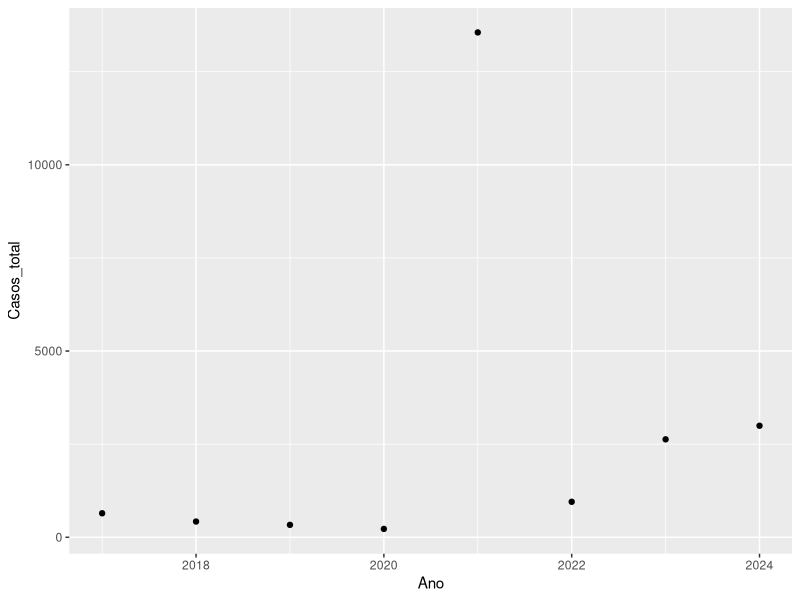
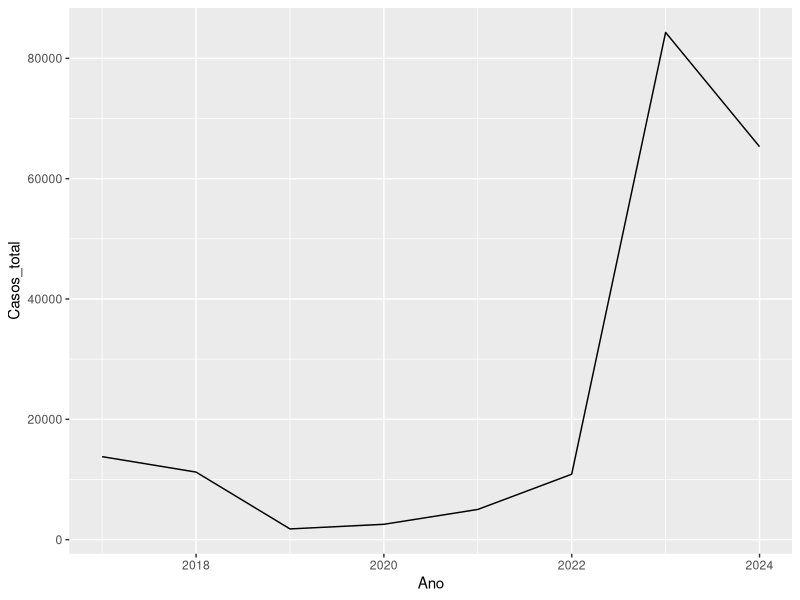
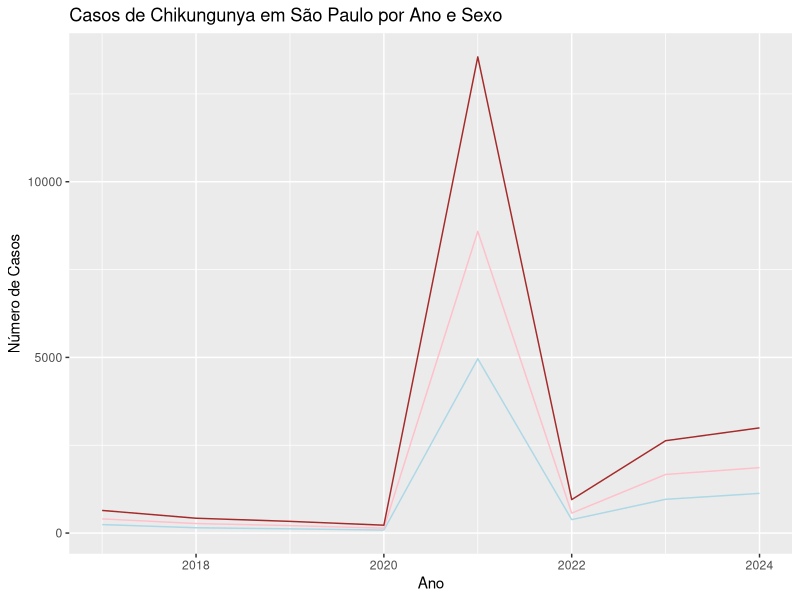
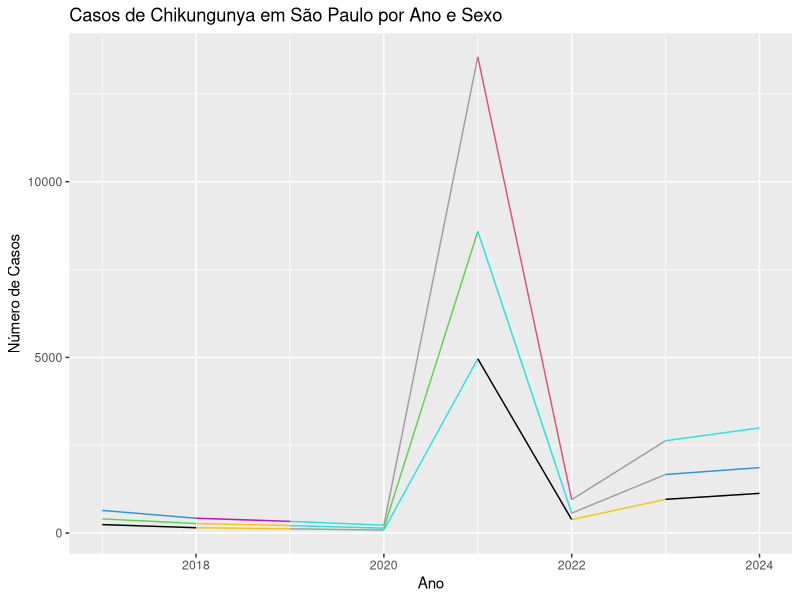

The R source for these figures, in order:
library(ggplot2)
library(dplyr)

dados_chik <- read.csv('dados/dados_chik.csv')

dados_chik$Ano <- as.numeric(dados_chik$Ano)
dados_chik$Casos_total <- as.numeric(dados_chik$Casos_total)
dados_chik$Casos_M_total <- as.numeric(dados_chik$Casos_M_total)
dados_chik$Casos_F_total <- as.numeric(dados_chik$Casos_F_total)

dados_chik%>%
  filter(UF == 'São Paulo')%>%
  ggplot(aes(x = Ano, y = Casos_total))+
  geom_point()

dados_chik%>%
  filter(UF == 'Minas Gerais')%>%
  ggplot(aes(x = Ano, y = Casos_total))+
  geom_line()

View(dados_chik)

nomes_sexo <- c(
  'Masculino' = 'Casos_M_total',
  'Feminino' = 'Casos_F_total',
  'Ambos' = 'Casos_total'
)

cores_sexo <- c('lightblue', 'pink', 'brown')

# Filtrar os dados para São Paulo
dados_sp <- dados_chik %>%
  filter(UF == 'São Paulo')

# Plotar o gráfico de linhas
ggplot(dados_sp, aes(x = Ano)) +
  geom_line(aes_string(y = nomes_sexo['Masculino']), color = 'lightblue') +
  geom_line(aes_string(y = nomes_sexo['Feminino']), color = 'pink') +
  geom_line(aes_string(y = nomes_sexo['Ambos']), color = 'brown') +
  labs(title = 'Casos de Chikungunya em São Paulo por Ano e Sexo',
       x = 'Ano',
       y = 'Número de Casos') +
  scale_color_manual(values = c('lightblue', 'pink', 'brown'), 
                     labels = c('Masculino', 'Feminino', 'Ambos'))





# Definir as cores para cada sexo
cores <- c('lightblue', 'pink', 'brown')

# Criar um gráfico vazio
p <- ggplot(dados_sp, aes(x = Ano))

# Adicionar linhas para cada sexo usando um loop for
for (sexo in nomes_sexo) {
  p <- p + geom_line(aes_string(y = sexo, color = sexo), data = dados_sp) +
    scale_color_manual(values = cores[match(sexo, nomes_sexo)])
}

# Adicionar rótulos aos eixos e título
p <- p + labs(title = 'Casos de Chikungunya em São Paulo por Ano e Sexo',
              x = 'Ano',
              y = 'Número de Casos') +
  scale_color_identity()

# Exibir o gráfico
print(p)
